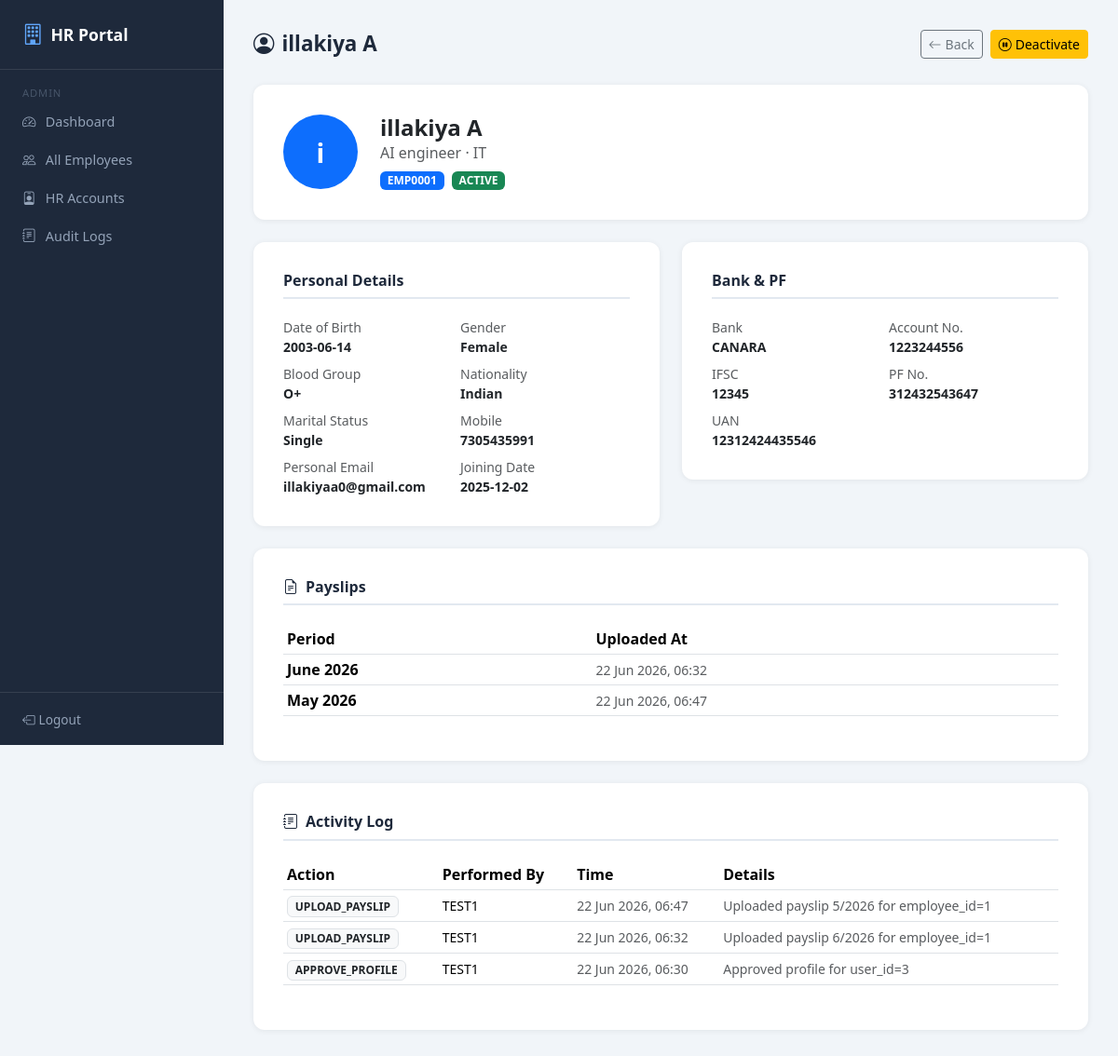
The page /admin/employee/1 (signed in) on the database its author committed.
### sql.py (models this page shows, shortened)
class Employee(db.Model):
    __tablename__ = "employees"
    employee_id = db.Column(db.Integer, primary_key=True)
    user_id = db.Column(db.Integer, db.ForeignKey("users.user_id"), unique=True)
    profile_id = db.Column(db.Integer, db.ForeignKey("employee_profiles.profile_id"))
    employee_code = db.Column(db.String(50), unique=True)
    first_name = db.Column(db.String(100))
    middle_name = db.Column(db.String(100))
    last_name = db.Column(db.String(100))
    date_of_birth = db.Column(db.Date)
    gender = db.Column(db.String(20))
    blood_group = db.Column(db.String(10))
    religion = db.Column(db.String(100))
    nationality = db.Column(db.String(100))
    place_of_birth = db.Column(db.String(200))
    mother_tongue = db.Column(db.String(100))
    marital_status = db.Column(db.String(50))
    personal_email = db.Column(db.String(120))
    mobile_number = db.Column(db.String(20))
    photo_path = db.Column(db.String(500))
    designation = db.Column(db.String(150))
    department = db.Column(db.String(150))
    joining_date = db.Column(db.Date)
    employee_status = db.Column(db.String(20), default="ACTIVE")
    perm_address_line1 = db.Column(db.String(255))
    perm_city = db.Column(db.String(100))
    perm_state = db.Column(db.String(100))
    perm_country = db.Column(db.String(100))
    curr_address_line1 = db.Column(db.String(255))
    curr_city = db.Column(db.String(100))
    bank_name = db.Column(db.String(200))
    account_number = db.Column(db.String(100))
    ifsc_code = db.Column(db.String(20))
    pf_number = db.Column(db.String(100))
    uan_number = db.Column(db.String(100))
    created_at = db.Column(db.DateTime, default=datetime.utcnow)
    user = db.relationship("User", backref=db.backref("employee", uselist=False))
    payslips = db.relationship(
        "EmployeePayslip", backref="employee", cascade="all, delete-orphan",
        order_by="desc(EmployeePayslip.year), desc(EmployeePayslip.month)"
    )

class EmployeePayslip(db.Model):
    __tablename__ = "employee_payslips"
    payslip_id = db.Column(db.Integer, primary_key=True)
    employee_id = db.Column(db.Integer, db.ForeignKey("employees.employee_id"), nullable=False)
    month = db.Column(db.Integer, nullable=False)
    year = db.Column(db.Integer, nullable=False)
    file_path = db.Column(db.String(500), nullable=False)
    uploaded_by = db.Column(db.Integer, db.ForeignKey("users.user_id"))
    uploaded_at = db.Column(db.DateTime, default=datetime.utcnow)
    __table_args__ = (
        db.UniqueConstraint("employee_id", "month", "year", name="unique_employee_payslip"),
    )

class AuditLog(db.Model):
    __tablename__ = "audit_logs"
    audit_id = db.Column(db.Integer, primary_key=True)
    user_id = db.Column(db.Integer, db.ForeignKey("users.user_id"))
    action = db.Column(db.String(200))
    target_table = db.Column(db.String(100))
    target_id = db.Column(db.Integer)
    details = db.Column(db.Text)
    created_at = db.Column(db.DateTime, default=datetime.utcnow)
    user = db.relationship("User", backref="audit_logs")

class User(UserMixin, db.Model):
    __tablename__ = "users"
    user_id = db.Column(db.Integer, primary_key=True)
    username = db.Column(db.String(100), unique=True, nullable=False)
    email = db.Column(db.String(120), unique=True, nullable=False)
    password_hash = db.Column(db.String(255), nullable=False)
    role = db.Column(db.String(20), nullable=False)
    is_approved = db.Column(db.Boolean, default=False)
    is_active = db.Column(db.Boolean, default=True)
    created_at = db.Column(db.DateTime, default=datetime.utcnow)

### admindashboard.py (the view)
@app.route("/admin/employee/<int:employee_id>")
@login_required
@role_required("SUPERADMIN")
def admin_view_employee(employee_id):
    employee = Employee.query.get_or_404(employee_id)
    payslips = (
        EmployeePayslip.query
        .filter_by(employee_id=employee_id)
        .order_by(EmployeePayslip.year.desc(), EmployeePayslip.month.desc())
        .all()
    )
    logs = AuditLog.query.filter(
        (AuditLog.target_id == employee_id) |
        (AuditLog.user_id == employee.user_id)
    ).order_by(AuditLog.created_at.desc()).limit(20).all()
    return render_template(
        "admin_view_employee.html",
        employee=employee,
        payslips=payslips,
        logs=logs,
    )

### app.py (called while the page is built)
@login_manager.user_loader
def load_user(user_id):
    return db.session.get(User, int(user_id))

### utils.py (called while the page is built)
def role_required(*roles):
    def decorator(func):
        @wraps(func)
        def wrapper(*args, **kwargs):
            if not current_user.is_authenticated:
                abort(403)
            if current_user.role not in roles:
                abort(403)
            return func(*args, **kwargs)
        return wrapper
    return decorator

### templates/admin_view_employee.html (shortened to what this page needs)
{% extends "base.html" %}
{% block content %}
<div class="topbar">
  <h1><i class="bi bi-person-circle me-2"></i>{{ employee.first_name }} {{ employee.last_name }}</h1>
  <div class="d-flex gap-2">
    <a href="{{ url_for('admin_employees') }}" class="btn btn-outline-secondary btn-sm"><i class="bi bi-arrow-left me-1"></i>Back</a>
    <form method="POST" action="{{ url_for('admin_toggle_employee_status', employee_id=employee.employee_id) }}"
      onsubmit="return confirm('Change this employee status?')">
      {% if employee.employee_status == 'ACTIVE' %}
      <button type="submit" class="btn btn-sm btn-warning"><i class="bi bi-pause-circle me-1"></i>Deactivate</button>
      {% else %}
      <button type="submit" class="btn btn-sm btn-success"><i class="bi bi-play-circle me-1"></i>Activate</button>
      {% endif %}
    </form>
  </div>
</div>
<div class="row g-4">
  <div class="col-12">
    <div class="card-form d-flex gap-4 align-items-center flex-wrap">
      {% if employee.photo_path %}
      <img src="/uploads/{{ employee.photo_path }}" class="rounded-circle" style="width:80px;height:80px;object-fit:cover;" />
      {% else %}
      <div class="rounded-circle bg-primary d-flex align-items-center justify-content-center text-white fw-bold"
        style="width:80px;height:80px;font-size:1.8rem;">
        {{ employee.first_name[0] if employee.first_name else '?' }}
      </div>
      {% endif %}
      <div>
        <h4 class="fw-bold mb-0">{{ employee.first_name }} {{ employee.middle_name or '' }} {{ employee.last_name }}</h4>
        <p class="text-muted mb-1">{{ employee.designation or '—' }} · {{ employee.department or '—' }}</p>
        <span class="badge bg-primary me-1">{{ employee.employee_code }}</span>
        <span class="badge {{ 'bg-success' if employee.employee_status == 'ACTIVE' else 'bg-secondary' }}">{{ employee.employee_status }}</span>
      </div>
    </div>
  </div>
  <div class="col-md-6">
    <div class="card-form">
      <h5 class="section-title">Personal Details</h5>
      <div class="row g-2">
        {% macro rv(l,v) %}<div class="col-6"><div class="text-muted small">{{l}}</div><div class="fw-semibold small">{{v or '—'}}</div></div>{% endmacro %}
        {{ rv("Date of Birth", employee.date_of_birth) }}
        {{ rv("Gender", employee.gender) }}
        {{ rv("Blood Group", employee.blood_group) }}
        {{ rv("Nationality", employee.nationality) }}
        {{ rv("Marital Status", employee.marital_status) }}
        {{ rv("Mobile", employee.mobile_number) }}
        {{ rv("Personal Email", employee.personal_email) }}
        {{ rv("Joining Date", employee.joining_date) }}
      </div>
    </div>
  </div>
  <div class="col-md-6">
    <div class="card-form">
      <h5 class="section-title">Bank & PF</h5>
      <div class="row g-2">
        {% macro rv(l,v) %}<div class="col-6"><div class="text-muted small">{{l}}</div><div class="fw-semibold small">{{v or '—'}}</div></div>{% endmacro %}
        {{ rv("Bank", employee.bank_name) }}
        {{ rv("Account No.", employee.account_number) }}
        {{ rv("IFSC", employee.ifsc_code) }}
        {{ rv("PF No.", employee.pf_number) }}
        {{ rv("UAN", employee.uan_number) }}
      </div>
    </div>
  </div>
  <div class="col-12">
    <div class="card-form">
      <h5 class="section-title"><i class="bi bi-file-earmark-text me-2"></i>Payslips</h5>
      {% set month_names = ["","January","February","March","April","May","June","July","August","September","October","November","December"] %}
      {% if payslips %}
      <div class="table-responsive">
        <table class="table table-sm align-middle">
          <thead><tr><th>Period</th><th>Uploaded At</th></tr></thead>
          <tbody>
            {% for ps in payslips %}
            <tr>
              <td class="fw-semibold">{{ month_names[ps.month] }} {{ ps.year }}</td>
              <td class="small text-muted">{{ ps.uploaded_at.strftime('%d %b %Y, %H:%M') }}</td>
            </tr>
            {% endfor %}
          </tbody>
        </table>
      </div>
      {% else %}
      <p class="text-muted small">No payslips uploaded.</p>
      {% endif %}
    </div>
  </div>
  <div class="col-12">
    <div class="card-form">
      <h5 class="section-title"><i class="bi bi-journal-text me-2"></i>Activity Log</h5>
      {% if logs %}
      <div class="table-responsive">
        <table class="table table-sm align-middle">
          <thead><tr><th>Action</th><th>Performed By</th><th>Time</th><th>Details</th></tr></thead>
          <tbody>
            {% for log in logs %}
            <tr>
              <td><span class="badge bg-light text-dark border">{{ log.action }}</span></td>
              <td class="small">{{ log.user.username if log.user else '—' }}</td>
              <td class="small text-muted">{{ log.created_at.strftime('%d %b %Y, %H:%M') }}</td>
              <td class="small text-muted">{{ log.details or '—' }}</td>
            </tr>
            {% endfor %}
          </tbody>
        </table>
      </div>
      {% else %}
      <p class="text-muted small">No activity recorded.</p>
      {% endif %}
    </div>
  </div>
</div>
{% endblock %}

### templates/base.html (style rules this page uses)
:root { --sidebar-width: 240px; --primary: #2563eb; --primary-dark: #1d4ed8; }
body { background: #f1f5f9; font-family: 'Segoe UI', sans-serif; }
.topbar { display: flex; justify-content: space-between; align-items: center; margin-bottom: 1.75rem; }
.topbar h1 { font-size: 1.4rem; font-weight: 700; color: #1e293b; margin: 0; }
.card-form { background: #fff; border-radius: 12px; padding: 2rem; box-shadow: 0 1px 6px rgba(0,0,0,.07); }
.section-title { font-size: 1rem; font-weight: 700; color: #1e293b; border-bottom: 2px solid #e2e8f0; padding-bottom: .5rem; margin-bottom: 1.25rem; }

### rows shown on the page
Employee: first_name "illakiya", last_name "A", first_name "i", designation "AI engineer", department "IT", employee_code "EMP0001", employee_status "ACTIVE", date_of_birth "2003-06-14 Female O+ Indian Single 7305435991 illakiyaa0@gmail.com 2025-12-02", bank_name "CANARA 1223244556 12345 312432543647 12312424435546"
EmployeePayslip: month "June", year "2026", uploaded_at "22 Jun 2026, 06:32"
EmployeePayslip: month "May", year "2026", uploaded_at "22 Jun 2026, 06:47"
AuditLog: action "UPLOAD_PAYSLIP", user "TEST1", created_at "22 Jun 2026, 06:47", details "Uploaded payslip 5/2026 for employee_id=1"
AuditLog: action "UPLOAD_PAYSLIP", user "TEST1", created_at "22 Jun 2026, 06:32", details "Uploaded payslip 6/2026 for employee_id=1"
AuditLog: action "APPROVE_PROFILE", user "TEST1", created_at "22 Jun 2026, 06:30", details "Approved profile for user_id=3"

### other values the page prints
{{ l }} "Date of Birth Gender Blood Group Nationality Marital Status Mobile Personal Email Joining Date"
{{ l }} "Bank Account No. IFSC PF No. UAN"
